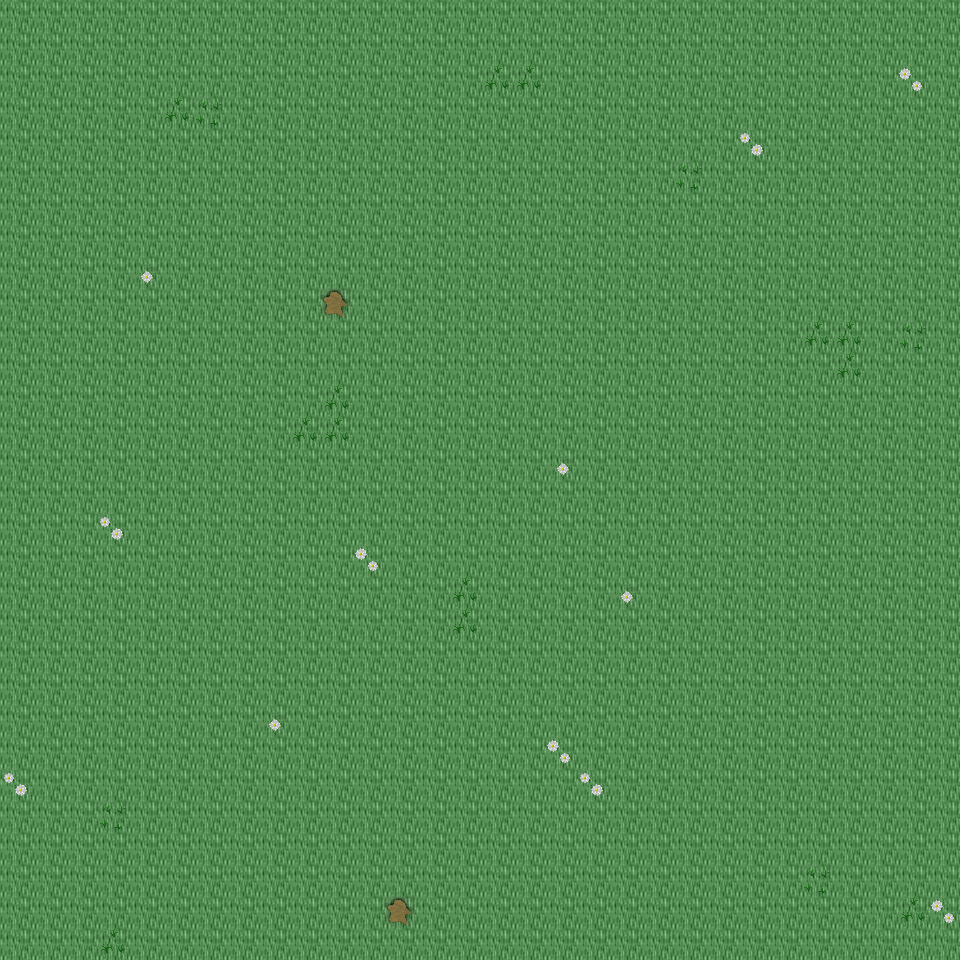

Below is a game level as drawn by its tile map, then a one-line description and the .tmx that defines it (tile-layer data replaced by summaries):
An orthogonal 30x30 tile map with 32x32 px tiles, 6 tile layers (Ground, Object, Object2, Above, ...), 26 tilesets and 3 objects (3x mapExit).

<map version="1.0" orientation="orthogonal" renderorder="right-down" width="30" height="30" tilewidth="32" tileheight="32" nextobjectid="4">
  <tileset firstgid="1" name="tileset_ground_ground" tilewidth="32" tileheight="32" tilecount="33" columns="3">
    <image source="../drawable/tileset_ground_ground.png" width="96" height="352" />
  </tileset>
  <tileset firstgid="34" name="tileset_building_castle" tilewidth="32" tileheight="32" tilecount="320" columns="20">
    <image source="../drawable/tileset_building_castle.png" width="640" height="512" />
  </tileset>
  <tileset firstgid="354" name="tileset_plant_flower_daisy_white" tilewidth="32" tileheight="32" tilecount="8" columns="2">
    <image source="../drawable/tileset_plant_flower_daisy_white.png" width="64" height="128" />
  </tileset>
  <tileset firstgid="362" name="tileset_ground_mud_patch" tilewidth="32" tileheight="32" tilecount="4" columns="4">
    <image source="../drawable/tileset_ground_mud_patch.png" width="128" height="32" />
  </tileset>
  <tileset firstgid="366" name="tileset_plant_grasses" tilewidth="32" tileheight="32" tilecount="6" columns="3">
    <image source="../drawable/tileset_plant_grasses.png" width="96" height="64" />
  </tileset>
  <tileset firstgid="372" name="tileset_ground_cobbled_paving" tilewidth="32" tileheight="32" tilecount="1" columns="1">
    <image source="../drawable/tileset_ground_cobbled_paving.png" width="32" height="32" />
  </tileset>
  <tileset firstgid="373" name="tileset_plant_bush_bushes" tilewidth="32" tileheight="32" tilecount="10" columns="5">
    <image source="../drawable/tileset_plant_bush_bushes.png" width="160" height="64" />
  </tileset>
  <tileset firstgid="383" name="tileset_ground_grass_edges" tilewidth="32" tileheight="32" tilecount="36" columns="12">
    <image source="../drawable/tileset_ground_grass_edges.png" width="384" height="96" />
  </tileset>
  <tileset firstgid="419" name="tileset_ground_grass_corners" tilewidth="32" tileheight="32" tilecount="24" columns="6">
    <image source="../drawable/tileset_ground_grass_corners.png" width="192" height="128" />
  </tileset>
  <tileset firstgid="443" name="tileset_plant_tree_tree_darkgreen" tilewidth="32" tileheight="32" tilecount="88" columns="8">
    <image source="../drawable/tileset_plant_tree_tree_darkgreen.png" width="256" height="352" />
  </tileset>
  <tileset firstgid="531" name="tileset_plant_flower_daisy_yellow" tilewidth="32" tileheight="32" tilecount="8" columns="2">
    <image source="../drawable/tileset_plant_flower_daisy_yellow.png" width="64" height="128" />
  </tileset>
  <tileset firstgid="539" name="tileset_plant_flower_daisy_red" tilewidth="32" tileheight="32" tilecount="8" columns="2">
    <image source="../drawable/tileset_plant_flower_daisy_red.png" width="64" height="128" />
  </tileset>
  <tileset firstgid="547" name="tileset_plant_flower_daisy_blue" tilewidth="32" tileheight="32" tilecount="8" columns="2">
    <image source="../drawable/tileset_plant_flower_daisy_blue.png" width="64" height="128" />
  </tileset>
  <tileset firstgid="555" name="tileset_building_fence_fence_chunky" tilewidth="32" tileheight="32" tilecount="21" columns="3">
    <image source="../drawable/tileset_building_fence_fence_chunky.png" width="96" height="224" />
  </tileset>
  <tileset firstgid="576" name="tileset_plant_bush_hedge" tilewidth="32" tileheight="32" tilecount="35" columns="5">
    <image source="../drawable/tileset_plant_bush_hedge.png" width="160" height="224" />
  </tileset>
  <tileset firstgid="611" name="tileset_plant_stump_stump_green" tilewidth="32" tileheight="32" tilecount="4" columns="2">
    <image source="../drawable/tileset_plant_stump_stump_green.png" width="64" height="64" />
  </tileset>
  <tileset firstgid="615" name="tileset_plant_stump_stump_brown" tilewidth="32" tileheight="32" tilecount="4" columns="2">
    <image source="../drawable/tileset_plant_stump_stump_brown.png" width="64" height="64" />
  </tileset>
  <tileset firstgid="619" name="tileset_logic_item_resources" tilewidth="32" tileheight="32" tilecount="6" columns="6">
    <image source="../drawable/tileset_logic_item_resources.png" width="192" height="32" />
  </tileset>
  <tileset firstgid="625" name="tileset_logic_portal" tilewidth="32" tileheight="32" tilecount="24" columns="8">
    <image source="../drawable/tileset_logic_portal.png" width="256" height="96" />
  </tileset>
  <tileset firstgid="649" name="tileset_logic_creature_mummy" tilewidth="32" tileheight="32" tilecount="2" columns="2">
    <image source="../drawable/tileset_logic_creature_mummy.png" width="64" height="32" />
  </tileset>
  <tileset firstgid="651" name="tileset_logic_creature_animal" tilewidth="32" tileheight="32" tilecount="32" columns="8">
    <image source="../drawable/tileset_logic_creature_animal.png" width="256" height="128" />
  </tileset>
  <tileset firstgid="683" name="tileset_logic_collision" tilewidth="32" tileheight="32" tilecount="1" columns="1">
    <image source="../drawable/tileset_logic_collision.png" width="32" height="32" />
  </tileset>
  <tileset firstgid="684" name="tileset_ground_grass_2" tilewidth="32" tileheight="32" tilecount="21" columns="3">
    <image source="../drawable/tileset_ground_grass_2.png" width="96" height="224" />
  </tileset>
  <tileset firstgid="705" name="tileset_logic_protection" tilewidth="32" tileheight="32" tilecount="2" columns="2">
    <image source="../drawable/tileset_logic_protection.png" width="64" height="32" />
  </tileset>
  <tileset firstgid="707" name="tileset_logic_creature_undead_skeleton" tilewidth="32" tileheight="32" tilecount="6" columns="6">
    <image source="../drawable/tileset_logic_creature_undead_skeleton.png" width="192" height="32" />
  </tileset>
  <tileset firstgid="713" name="tileset_logic_creature_troll" tilewidth="32" tileheight="32" tilecount="4" columns="4">
    <image source="../drawable/tileset_logic_creature_troll.png" width="128" height="32" />
  </tileset>
  <layer name="Ground" width="30" height="30">
    <data>[900 cells, 900 non-empty, 1 distinct tile ids]</data>
  </layer>
  <layer name="Object" width="30" height="30">
    <data>[900 cells, 32 non-empty, 6 distinct tile ids]</data>
  </layer>
  <layer name="Object2" width="30" height="30">
    <data>[900 cells, 0 non-empty, 0 distinct tile ids]</data>
  </layer>
  <layer name="Above" width="30" height="30">
    <data>[900 cells, 0 non-empty, 0 distinct tile ids]</data>
  </layer>
  <layer name="Above2" width="30" height="30">
    <data>[900 cells, 0 non-empty, 0 distinct tile ids]</data>
  </layer>
  <layer name="Walkable" width="30" height="30">
    <data>[900 cells, 0 non-empty, 0 distinct tile ids]</data>
  </layer>
  <objectgroup name="MapEvents">
    <object id="1" name="north" type="mapExit" x="0" y="0" width="960" height="32">
      <properties>
        <property name="map" value="level_0_x102_y76" />
        <property name="x" value="0" />
        <property name="y" value="28" />
      </properties>
    </object>
    <object id="2" name="south" type="mapExit" x="0" y="928" width="960" height="32">
      <properties>
        <property name="map" value="level_0_x102_y78" />
        <property name="x" value="0" />
        <property name="y" value="1" />
      </properties>
    </object>
    <object id="3" name="east" type="mapExit" x="928" y="0" width="32" height="960">
      <properties>
        <property name="map" value="level_0_x103_y77" />
        <property name="x" value="1" />
        <property name="y" value="0" />
      </properties>
    </object>
  </objectgroup>
</map>
